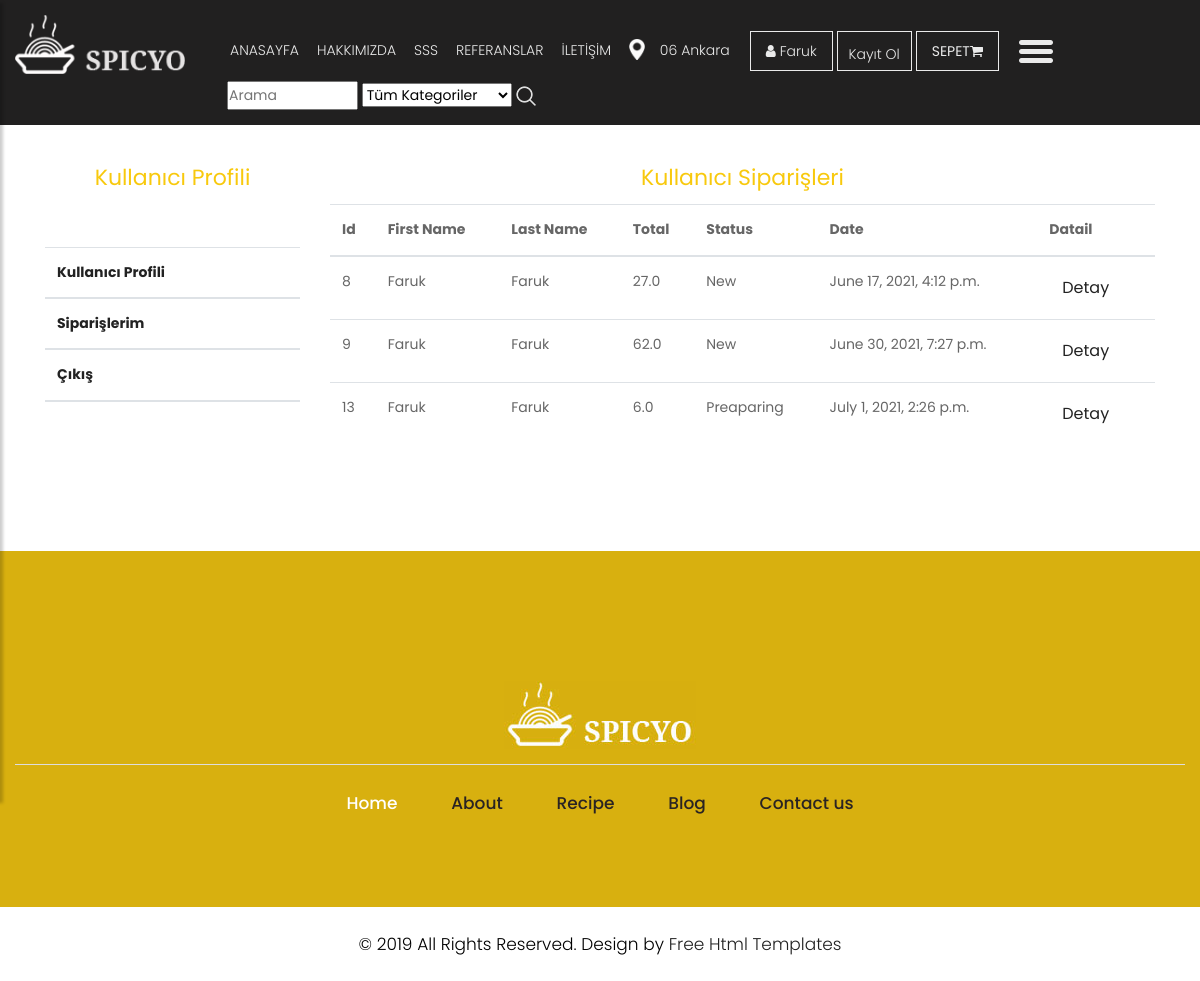
/user/orders/ (signed in), run on the app's committed database.
### order/models.py (models this page shows, shortened)
class Order(models.Model):
    STATUS = (
        ('New', 'New'),
        ('Accepted', 'Accepted'),
        ('Preaparing', 'Preaparing'),
        ('OnShipping', 'OnShipping'),
        ('Completed', 'Completed'),
        ('Canceled', 'Canceled'),
    )
    user = models.ForeignKey(User, on_delete=models.CASCADE)
    code = models.CharField(max_length=5, editable=False)
    first_name = models.CharField(max_length=25)
    last_name = models.CharField(max_length=25)
    phone = models.CharField(blank=True, max_length=25)
    address = models.CharField(blank=True, max_length=150)
    city = models.CharField(blank=True, max_length=50)
    country = models.CharField(blank=True, max_length=50)
    note = models.CharField(blank=True, max_length=250)
    total = models.FloatField()
    status = models.CharField(max_length=10, choices=STATUS, default='New')
    ip = models.CharField(blank=True, max_length=20)
    adminnote = models.CharField(blank=True, max_length=100)
    created_at = models.DateTimeField(auto_now_add=True)
    updated_at = models.DateTimeField(auto_now=True)

### user/views.py (the view)
# urls.py: path('orders/', views.orders, name='orders'),
@login_required(login_url='/login')
def orders(request):
    catagory = Catagory.objects.all()
    current_user = request.user
    orders = Order.objects.filter(user_id=current_user.id)
    context = {
        'catagory' : catagory,
        'orders' : orders,
    }
    return render(request,'user_orders.html',context)

### user/templates/user_orders.html (shortened to what this page needs)
{%  extends "homebase.html" %}
{% block content %}
    <div id="breadcrumb">
        <div class="container">
            <ul class="breadcrumb">
                <li><a href="/">Anasayfa</a></li>
                <li class="active">Kullanıcı Siparişleri</li>
            </ul>
        </div>
    </div>
    <div class="section">
        <div class="container">
                <div class="row">
                    <div class="col-md-3" >
                        <br/><br/><br/>
                        <div class="product_blog_cont">
                            <div class="section-title">
                                <h2><span class="theme_color">Kullanıcı Profili</span></h2>
                            </div>
                            {% include "user_panel.html" %}
                        </div>
                    </div>
                    <div class="col-md-9">
                        <br/><br/><br/>
                        <div class="product_blog_cont">
                            <div class="section-title">
                                <h2><span class="theme_color">Kullanıcı Siparişleri</span></h2>
                            </div>
                            <table class="table">
                                <thead>
                                <tr>
                                    <th class="text-left">Id </th>
                                    <th class="text-left">First Name </th>
                                    <th class="text-left">Last Name </th>
                                    <th class="text-left">Total </th>
                                    <th class="text-left">Status </th>
                                    <th class="text-left">Date </th>
                                    <th class="text-left">Datail </th>
                                </tr>
                                {% for rs in orders %}
                                <tr>
                                    <td class="text-left">{{ rs.id }}</td>
                                    <td class="text-left">{{ rs.first_name }}</td>
                                    <td class="text-left">{{ rs.last_name }}</td>
                                    <td class="text-left">{{ rs.total }}</td>
                                    <td class="text-left">{{ rs.status }}</td>
                                    <td class="text-left">{{ rs.created_at }}</td>
                                    <td class="text-left"><a class="btn" href="/user/orderdetail/{{ rs.id }}"> Detay </a></td>
                                </tr>
                                {% endfor %}
                                </thead>
                            </table>
                        </div>
                </div>
        </div>
    </div>
    </div>
{% endblock %}

### home/templates/header.html (shortened to what this page needs)
{% load static %}
{% load mptt_tags %}
    <header>
        <div class="container-fluid">
            <div class="row">
                <div class="col-lg-2 col-md-2">
                    <div class="full">
                          <a class="logo" href="/anasayfa"><img src="{% static 'images/logo.png'%}" alt="#" /></a>
                    </div>
                    <div class="header-search" style="padding: 10px">
                    </div>
                </div>
                <div class="col-md-9">
                    <div class="full">
                        <div class="right_header_info">
                            <ul>
                                <li class="dinone" style="padding: 3px"><a href="/">ANASAYFA</a></li>
                                <li class="dinone" style="padding: 3px"><a href="/hakkimizda">HAKKIMIZDA</a></li>
                                <li class="dinone" style="padding: 3px"><a href="/sss">SSS</a></li>
                                <li class="dinone" style="padding: 3px"><a href="/referanslar">REFERANSLAR</a></li>
                                <li class="dinone" style="padding: 3px"><a href="/iletisim">İLETİŞİM</a></li>
                                <li class="dinone" style="padding: 3px"><img style="margin-right: 15px;height: 21px;position: relative;top: -2px;" src="{% static 'images/location_icon.png'%}" alt="#"><a href="#">06 Ankara</a></li>
                                <li class="button_user" style="padding: 3px">
                                    <div class="ht-right">
                                        {% if user.id is not None %}
                                        <a href="/user" class="login-panel" id="navbarDropdownMenuLink" data-toggle="dropdown" aria-haspopup="true" aria-expanded="false"><i class="fa fa-user"></i>
                                                {{ user.first_name }}
                                                <b class="caret"></b></a>
                                        {% else %}
                                         <a href="/login" class="button active"><i class="fa fa-user"></i> Giriş</a>
                                        {% endif %}
                                        <a class="button" style="padding: 3px" href="/signup">Kayıt Ol</a>
                                        <a href="/shopcart/">
                                            <strong class="text-uppercase"> Sepet</strong><i class="fa fa-shopping-cart">
                                        </i></a>
                                    </div>
                                <li><button type="button" style="padding: 3px" id="sidebarCollapse"><img src="{% static 'images/menu_icon.png'%}" alt="#"></button></li>
                                <li>
                                    <form action="/search/" method="post">
                                        <input id="query" name="query" class="search-query span2" type="text" size="8px" width="1px" placeholder="Arama">
                                        <select name="catid" class="input search-input" style="width: 150px;">
                                            <option value="0">Tüm Kategoriler</option>
                                        </select>
                                        <button class="icon-search" style="background: transparent">
                                            <img style="margin-right: 5px;" src="{% static 'images/search_icon.png'%}" alt="#">
                                        </button>
                                    </form>
                                </li>
                            </ul>
                        </div>
                    </div>
                </div>
            </div>
        </div>
    </header>

### home/static/css/style.css (style rules this page uses)
body { color: #666666; font-size: 14px; font-family: 'poppins', sans-serif; line-height: 1.80857; font-weight: normal; }
a { color: #1f1f1f; text-decoration: none !important; outline: none !important; -webkit-transition: all .3s ease-in-out; -moz-transition: all .3s ease-in-out; -ms-transition: all .3s ease-in-out; -o-transition: all .3s ease-in-out; transition: all .3s ease-in-out; }
h1, h2, h3, h4, h5, h6 { letter-spacing: 0; font-weight: normal; position: relative; padding: 0 0 10px 0; font-weight: normal; line-height: normal; color: #111111; margin: 0 }
h2 { font-size: 22px }
*, *::after, *::before { -webkit-box-sizing: border-box; -moz-box-sizing: border-box; box-sizing: border-box; }
ul, li, ol { margin: 0px; padding: 0px; list-style: none; }
a { color: #222222; text-decoration: none; outline: none !important; }
a, .btn { text-decoration: none !important; outline: none !important; -webkit-transition: all .3s ease-in-out; -moz-transition: all .3s ease-in-out; -ms-transition: all .3s ease-in-out; -o-transition: all .3s ease-in-out; transition: all .3s ease-in-out; }
img { max-width: 100%; height: auto; }
button { border: 0; margin: 0; padding: 0; cursor: pointer; }
.full { float: left; width: 100%; }
.full { width: 100%; float: left; margin: 0; padding: 0; }
header { min-height: 90px; background: #212020; padding: 15px 0; position: fixed; width: 100%; top: 0; left: 0; z-index: 998; }
header .container-fluid { max-width: 1850px; }
.right_header_info { width: 100%; float: left; padding: 20px 0 0; }
.right_header_info ul { list-style: none; padding: 0; margin: 0; float: right; }
.right_header_info ul li { display: inline; font-size: 16px; margin-left: 45px; color: #eaeaea; font-weight: 400; float: left; }
.right_header_info ul li a { color: #eaeaea; font-weight: 300; }
.button_user a { float: left; min-width: 75px; height: 35px; text-align: center; line-height: 35px; position: relative; top: -3px; padding: 0 15px; margin: 0 2px; }
.button_user a { float: left; min-width: 75px; height: 40px; text-align: center; line-height: 38px; position: relative; top: -7px; padding: 0 15px; margin: 0 2px; border: solid #eaeaea 1px; }
#sidebarCollapse { background: transparent; }
.theme_color { color: #f8c90d !important; }
.product_blog_cont { text-align: center; padding-top: 20px; }
#sidebarCollapse { background: transparent; padding: 0; border: none; }
* { margin: 0; padding: 0; }

### home/static/css/responsive.css (style rules this page uses)
@media (min-width: 1200px) and (max-width: 1500px) { .right_header_info ul li { font-size: 14px; margin-left: 12px; } }

### data on the page
Order: id "8", first_name "Faruk", last_name "Faruk", total "27.0", status "New", created_at "June 17, 2021, 4:12 p.m."
Order: id "9", first_name "Faruk", last_name "Faruk", total "62.0", status "New", created_at "June 30, 2021, 7:27 p.m."
Order: id "13", first_name "Faruk", last_name "Faruk", total "6.0", status "Preaparing", created_at "July 1, 2021, 2:26 p.m."

### other printed values
{{ user.first_name }} "Faruk"
